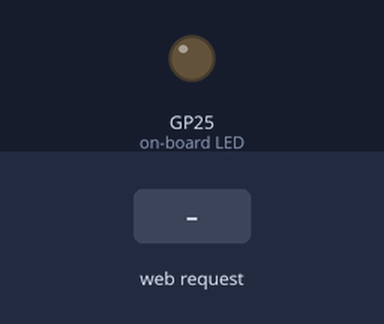
Recording of a program running on a simulated Raspberry Pi Pico running MicroPython. On the bench: output pins drawn as LEDs (lit = HIGH). The test bench sets the inputs (shaded band). WiFi joins after 1.5 s; what the program prints to the serial console is not drawn.

Above: at 3.2 s.
3.3 s: HTTP request GET /lighton? received
At 3.8 s:
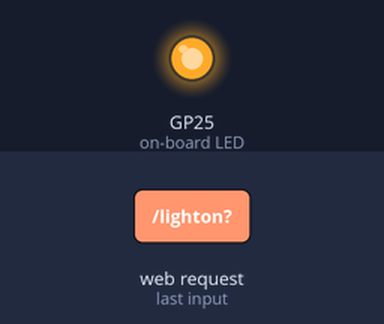
4.8 s: HTTP request GET /lightoff? received
At 6.1 s:
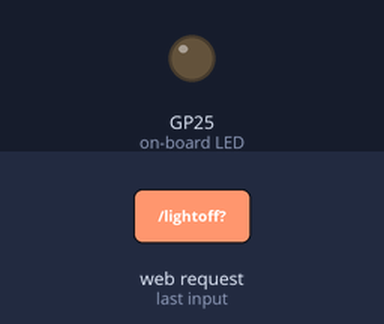
Timing chart, 0 to 7.8 s (numbered marks = the images above; inputs shaded):
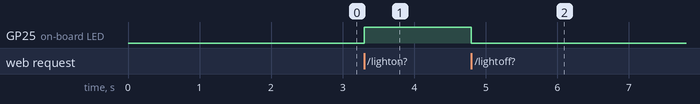

The program:

test.py
```python
import network
import socket
from time import sleep
from picozero import pico_temp_sensor, pico_led
import machine

ssid = 'wifi_name'
password = 'pass_word'


def connect():
    #Connect to WLAN
    wlan = network.WLAN(network.STA_IF)
    wlan.active(True)
    wlan.connect(ssid, password)
    while wlan.isconnected() == False:
        print('Waiting for connection...')
        sleep(1)
    print(wlan.ifconfig())
    ip = wlan.ifconfig()[0]
    print(f'Connected on {ip}')
    return ip


def open_socket(ip):
    # Open a socket
    address = (ip, 80)
    connection = socket.socket()
    connection.bind(address)
    connection.setsockopt(socket.SOL_SOCKET, socket.SO_REUSEADDR, 1)
    connection.listen(2)
    print(connection)

    return connection


def webpage(temperature, state):
    #Template HTML
    html = f"""
            <!DOCTYPE html>
            <html>
            <form action="./lighton">
            <input type="submit" value="Light on" />
            </form>
            <form action="./lightoff">
            <input type="submit" value="Light off" />
            </form>
            <p>LED is {state}</p>
            <p>Temperature is {temperature}</p>
            </body>
            </html>
            """
    return str(html)

def serve(connection):
    #Start a web server
    state = 'OFF'
    pico_led.off()
    temperature = 0
    while True:
        client = connection.accept()[0]
        request = client.recv(1024)
        request = str(request)
        try:
            request = request.split()[1]
        except IndexError:
            pass
        if request == '/lighton?':
            pico_led.on()
            state = 'ON'
        elif request =='/lightoff?':
            pico_led.off()
            state = 'OFF'
        html = webpage(temperature, state)
        client.send(html)
        client.close()


try:
    ip = connect()
    connection = open_socket(ip)
    serve(connection)

except KeyboardInterrupt:
    machine.reset()
```

Measured:
- after the input at 3.3 s, GP25 (on-board LED): LOW → HIGH at once
- after the input at 4.8 s, GP25 (on-board LED): HIGH → LOW at once
